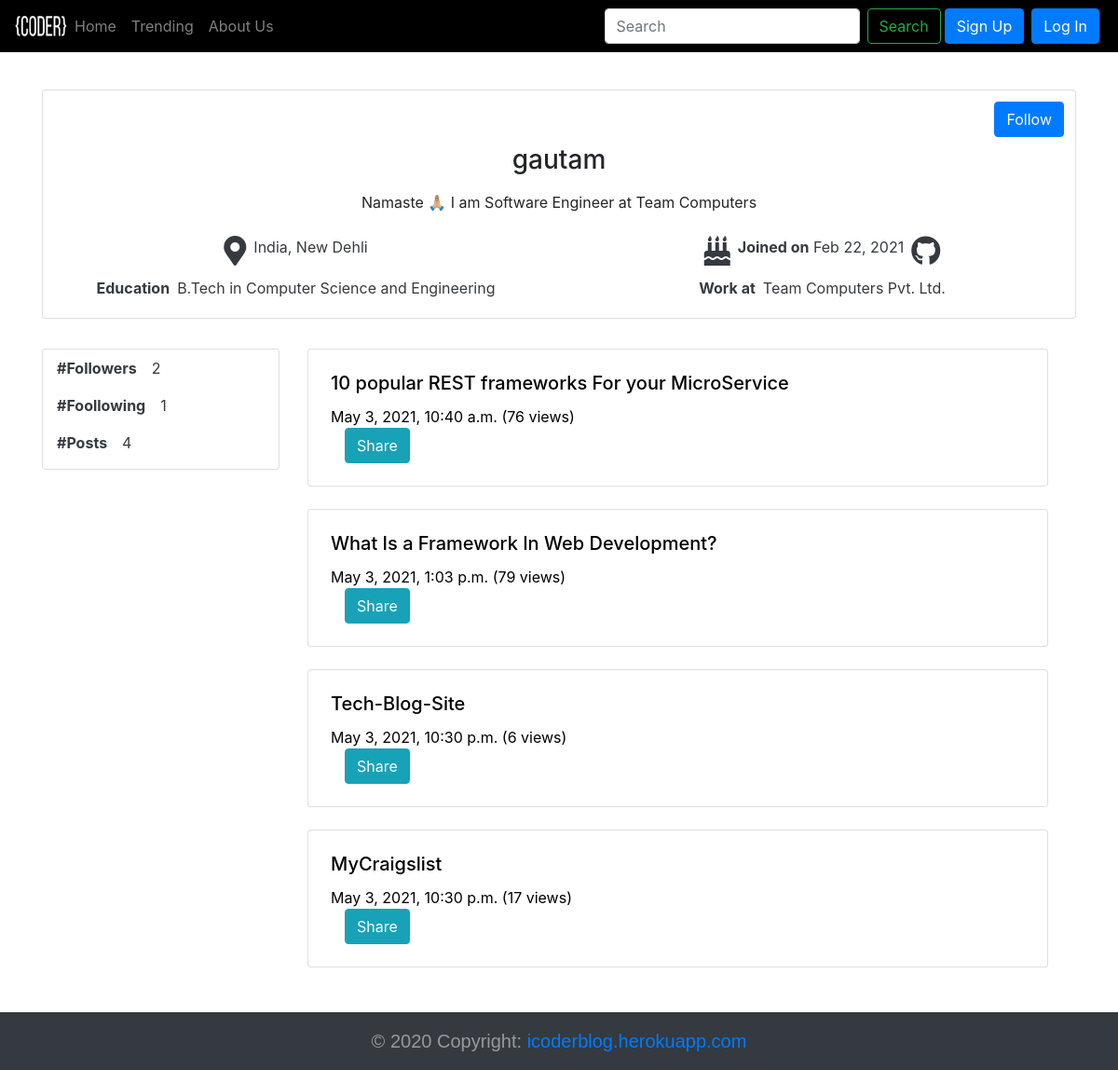
Page /user_profile/gautam on the earlier database version.
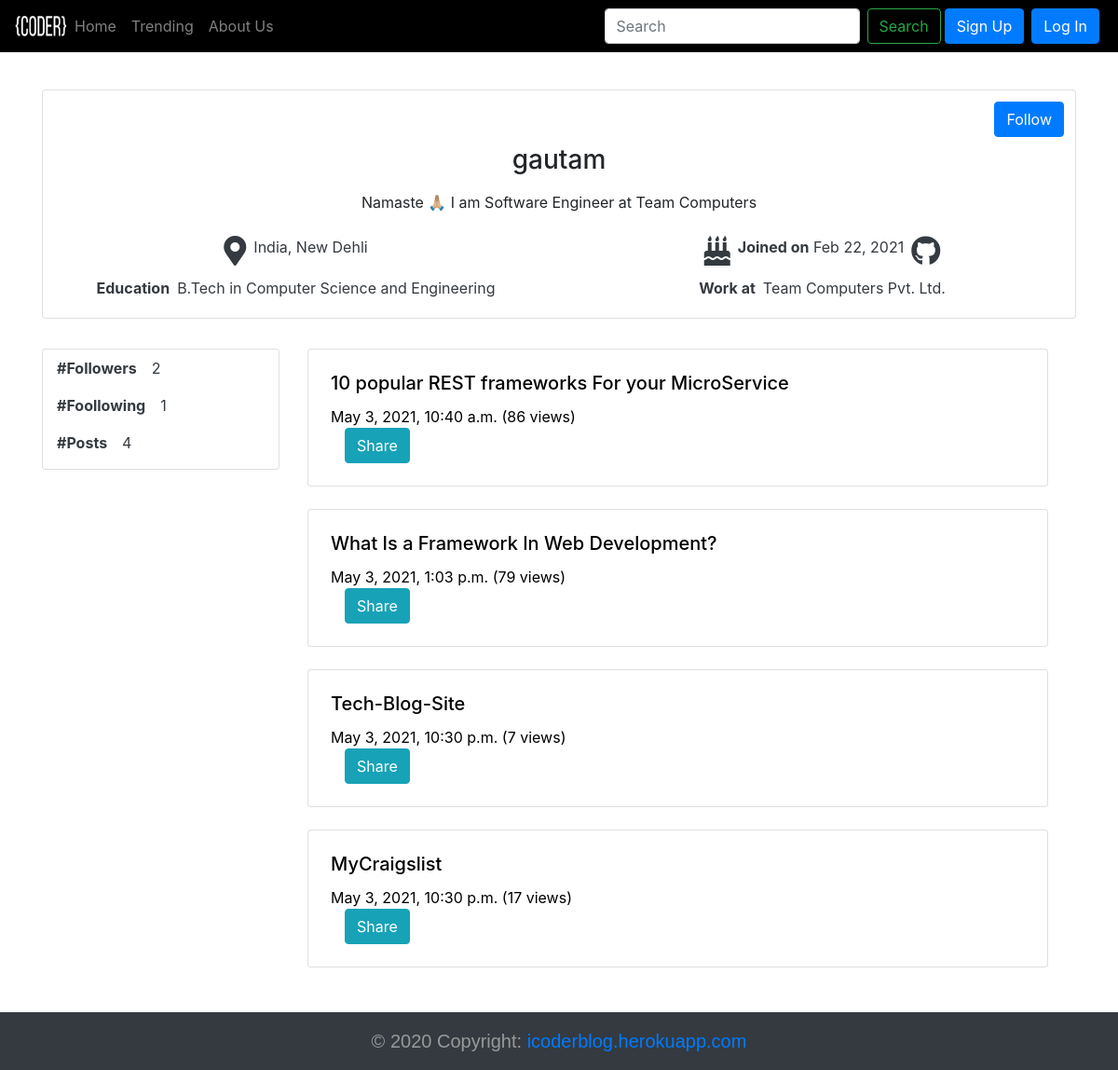
Same page on the later database version.
### blog/models.py (models this page shows, shortened)
class Blogpost(models.Model):
    post_id = models.AutoField(primary_key=True)
    user = models.ForeignKey(User,on_delete=models.CASCADE,verbose_name='username')
    title = models.CharField(max_length=100)
    contant = models.TextField(max_length=5000)
    pub_date = models.DateTimeField(auto_now_add=True)
    view = models.IntegerField(default=0)
    IMG_url = models.CharField(max_length=250,default='')
    public = models.BooleanField(default=True)

### blog/views.py (the view)
# urls.py: path("user_profile/<str:username>",views.user_profile,name="UserProfile")
def user_profile(request,username):
    try:
        user = User.objects.get(username=username)
    except:
        messages.error(request,"User Does Not Exist")
        return redirect("/")
    try:
        f_user = FollowUser.objects.get(user=request.user,following=user)
        user_following = True
    except:
        user_following = False
    user_details = UserDetails.objects.get(user=user)
    blogs = Blogpost.objects.filter(user=user)
    blogs_count = Blogpost.objects.filter(user=user).count()
    followers = FollowUser.objects.filter(following=user)
    following = FollowUser.objects.filter(user=user)
    followers_count = FollowUser.objects.filter(following=user).count()
    following_count = FollowUser.objects.filter(user=user).count()
    print("followers_count--",followers_count)
    savedBlogs_count = SavedBlogs.objects.filter(user=user).count()
    data = {'user':user,'user_details':user_details,'blogs':blogs,'followers':followers,'following':following,'followers_count':followers_count,'following_count':following_count,'savedBlogs_count':savedBlogs_count,'user_following':user_following,'blogs_count':blogs_count}
    return render(request,'blog/user_profile.html',data)

### templates/blog/user_profile.html (shortened to what this page needs)
{% extends 'base.html' %}
{%load static %}
{% block body %}
<div class="container" style="margin-top:6em; ">
    <div class="card p-1">
        <div class="row">
            <div class="col-12 mt-2 d-flex justify-content-end">
                {% if request.user == user %}
                <button class="btn btn-primary mr-2" data-toggle="modal" data-target="#editProfile">Edit
                    Profile</button>
                {% else %}
                <button class="btn btn-primary mr-2">Follow</button>
                {% endif %}
            </div>
            <div class="col-xl-12 col-md-12 col-12 d-flex justify-content-center mt-2">
                <h3>{{user.username}}</h3>
            </div>
            <div class="col-xl-12 col-md-12 col-12 d-flex justify-content-center mt-2">
                <p>{{user_details.descripation}}</p>
            </div>
            <div class="col-xl-6 col-md-6 col-12  d-flex justify-content-center mt-2 text-dark">
                <i class="mb-1 fas fa-map-marker-alt fa-2x"></i><span class="ml-2">{{user_details.location}}</span>
            </div>
            <div class="col-xl-6 col-md-6 col-12 d-flex justify-content-center mt-2 text-dark">
                <i class="mb-1 fas fa-birthday-cake fa-2x"></i><span class="ml-2"><b>Joined on</b>
                    {{user_details.user.date_joined|date:"M d, Y" }}</span>
                <a href="{{user_details.github_url}}" target="_blank"><i
                        class="text-dark fab fa-github fa-2x ml-2"></i></a>
            </div>
            <div class="col-xl-6 col-md-6 col-12 d-flex justify-content-center mt-2 text-dark">
                <b>Education</b>
                <p class="ml-2">{{user_details.education}}</p>
            </div>
            <div class="col-xl-6 col-md-6 col-12 d-flex justify-content-center mt-2 text-dark">
                <b>Work at</b>
                <p class="ml-2">{{user_details.work_at}}</p>
            </div>
        </div>
    </div>
    <div class="row mt-2">
        <div class="col-xl-3 col-md-3 col-12 mt-4">
            <div class="card">
                <div class="col-12">
                    <a href="" style="text-decoration:none;" class="text-dark">
                        <p class="mt-2"><b class="mr-3">#Followers</b>{{followers_count}}</p>
                    </a>
                    <a href="" style="text-decoration:none;" class="text-dark">
                        <p class="mt-2"><b class="mr-3">#Foollowing</b>{{following_count}}</p>
                    </a>
                    {% if request.user != user %}
                    <a style="text-decoration:none;" class="text-dark">
                        <p class="mt-2"><b class="mr-3">#Posts</b>{{blogs_count}}</p>
                    </a>
                    {% endif %}
                </div>
            </div>
        </div>
        <div class="col-xl-9 col-md-9 col-12 row">
            {% for post in blogs %}
            <div class="col-xl-12 col-md-12 col-12 mt-4">
                <div class="card p-1">
                    <div class="card-body" style="color: black;">
                        <h5 class="card-title">{{post.title}}</h5>
                        <span>{{post.pub_date}} ({{post.view}} views)</span>
                        <div class="col-xl-12 col-md-12 col-12">
                            {% include "blog/share.html" %}
                        </div>
                    </div>
                </div>
            </div>
            {% endfor %}
        </div>
    </div>
</div>
{% endblock body %}

### templates/blog/share.html (shortened to what this page needs)
<button type="button" class="btn btn-info" data-toggle="modal" data-target="#myModal">Share</button>

Differences in the rows shown:
changed Blogpost "10 popular REST frameworks For your MicroService": view "76" → "86"
changed Blogpost "Tech-Blog-Site": view "6" → "7"
